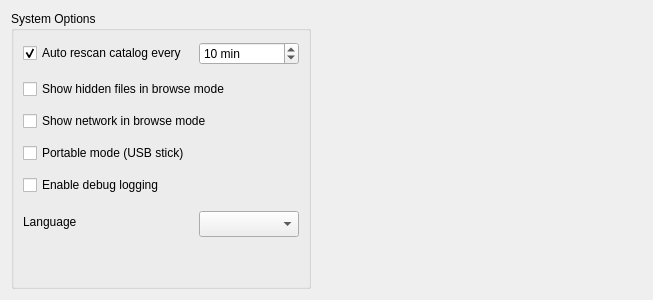
     <widget class="QWidget" name="System">
      <attribute name="title">
       <string>System</string>
      </attribute>
      <layout class="QHBoxLayout" name="horizontalLayout_3">
       <property name="spacing">
        <number>9</number>
       </property>
       <item>
        <widget class="QGroupBox" name="groupBox_6">
         <property name="sizePolicy">
          <sizepolicy hsizetype="Preferred" vsizetype="Minimum">
           <horstretch>0</horstretch>
           <verstretch>0</verstretch>
          </sizepolicy>
         </property>
         <property name="maximumSize">
          <size>
           <width>16777215</width>
           <height>500</height>
          </size>
         </property>
         <property name="title">
          <string>System Options</string>
         </property>
         <layout class="QVBoxLayout" name="verticalLayout_4">
          <property name="spacing">
           <number>12</number>
          </property>
          <item>
           <layout class="QHBoxLayout" name="horizontalLayout_4">
            <property name="topMargin">
             <number>2</number>
            </property>
            <property name="bottomMargin">
             <number>2</number>
            </property>
            <item>
             <widget class="QCheckBox" name="checkBoxRebuildCatalog">
              <property name="text">
               <string>Auto rescan catalog every</string>
              </property>
              <property name="checked">
               <bool>true</bool>
              </property>
             </widget>
            </item>
            <item>
             <widget class="QSpinBox" name="genRebuildMinutes">
              <property name="sizePolicy">
               <sizepolicy hsizetype="Preferred" vsizetype="Fixed">
                <horstretch>0</horstretch>
                <verstretch>0</verstretch>
               </sizepolicy>
              </property>
              <property name="minimumSize">
               <size>
                <width>100</width>
                <height>22</height>
               </size>
              </property>
              <property name="maximumSize">
               <size>
                <width>80</width>
                <height>16777215</height>
               </size>
              </property>
              <property name="contextMenuPolicy">
               <enum>Qt::NoContextMenu</enum>
              </property>
              <property name="accelerated">
               <bool>true</bool>
              </property>
              <property name="suffix">
               <string> min</string>
              </property>
              <property name="minimum">
               <number>1</number>
              </property>
              <property name="maximum">
               <number>99999999</number>
              </property>
              <property name="value">
               <number>10</number>
              </property>
             </widget>
            </item>
           </layout>
          </item>
          <item>
           <widget class="QCheckBox" name="checkBoxShowHidden">
            <property name="text">
             <string>Show hidden files in browse mode</string>
            </property>
           </widget>
          </item>
          <item>
           <widget class="QCheckBox" name="checkBoxShowNetwork">
            <property name="text">
             <string>Show network in browse mode</string>
            </property>
           </widget>
          </item>
          <item>
           <widget class="QCheckBox" name="checkBoxPortable">
            <property name="text">
             <string>Portable mode (USB stick)</string>
            </property>
           </widget>
          </item>
          <item>
           <widget class="QCheckBox" name="checkBoxDebugLog">
            <property name="text">
             <string>Enable debug logging</string>
            </property>
           </widget>
          </item>
          <item>
           <layout class="QHBoxLayout" name="horizontalLayout_6">
            <property name="topMargin">
             <number>2</number>
            </property>
            <property name="bottomMargin">
             <number>2</number>
            </property>
            <item>
             <widget class="QLabel" name="label_24">
              <property name="text">
               <string>Language</string>
              </property>
             </widget>
            </item>
            <item>
             <spacer name="horizontalSpacer_10">
              <property name="orientation">
               <enum>Qt::Horizontal</enum>
              </property>
              <property name="sizeHint" stdset="0">
               <size>
                <width>40</width>
                <height>20</height>
               </size>
              </property>
             </spacer>
            </item>
            <item>
             <widget class="QComboBox" name="comboBoxLanguage">
              <property name="minimumSize">
               <size>
                <width>100</width>
                <height>26</height>
               </size>
              </property>
              <property name="maximumSize">
               <size>
                <width>16777215</width>
                <height>22</height>
               </size>
              </property>
             </widget>
            </item>
           </layout>
          </item>
          <item>
           <spacer name="verticalSpacer">
            <property name="orientation">
             <enum>Qt::Vertical</enum>
            </property>
            <property name="sizeHint" stdset="0">
             <size>
              <width>20</width>
              <height>40</height>
             </size>
            </property>
           </spacer>
          </item>
         </layout>
        </widget>
       </item>
       <item>
        <spacer name="horizontalSpacer">
         <property name="orientation">
          <enum>Qt::Horizontal</enum>
         </property>
         <property name="sizeHint" stdset="0">
          <size>
           <width>331</width>
           <height>20</height>
          </size>
         </property>
        </spacer>
       </item>
      </layout>
     </widget>
